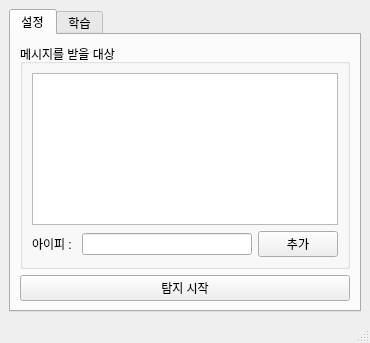
<?xml version="1.0" encoding="UTF-8"?>
<ui version="4.0">
 <class>MainWindow</class>
 <widget class="QMainWindow" name="MainWindow">
  <property name="geometry">
   <rect>
    <x>0</x>
    <y>0</y>
    <width>370</width>
    <height>343</height>
   </rect>
  </property>
  <property name="windowTitle">
   <string>MainWindow</string>
  </property>
  <widget class="QWidget" name="centralwidget">
   <layout class="QGridLayout" name="gridLayout_2">
    <item row="0" column="0">
     <widget class="QTabWidget" name="main_tab_widget">
      <property name="currentIndex">
       <number>0</number>
      </property>
      <widget class="QWidget" name="config_tab">
       <attribute name="title">
        <string>설정</string>
       </attribute>
       <layout class="QGridLayout" name="gridLayout">
        <item row="1" column="0">
         <widget class="QGroupBox" name="groupBox">
          <property name="title">
           <string>메시지를 받을 대상</string>
          </property>
          <layout class="QGridLayout" name="gridLayout_3">
           <item row="0" column="0">
            <widget class="QListWidget" name="target_addr_list"/>
           </item>
           <item row="1" column="0">
            <layout class="QHBoxLayout" name="horizontalLayout">
             <item>
              <widget class="QLabel" name="label">
               <property name="text">
                <string>아이피 : </string>
               </property>
              </widget>
             </item>
             <item>
              <widget class="QLineEdit" name="lineEdit"/>
             </item>
             <item>
              <widget class="QPushButton" name="pushButton">
               <property name="text">
                <string>추가</string>
               </property>
              </widget>
             </item>
            </layout>
           </item>
          </layout>
         </widget>
        </item>
        <item row="2" column="0">
         <widget class="QPushButton" name="detect_start_button">
          <property name="text">
           <string>탐지 시작</string>
          </property>
         </widget>
        </item>
       </layout>
      </widget>
      <widget class="QWidget" name="train_tab">
       <attribute name="title">
        <string>학습</string>
       </attribute>
      </widget>
     </widget>
    </item>
   </layout>
  </widget>
  <widget class="QMenuBar" name="menubar">
   <property name="geometry">
    <rect>
     <x>0</x>
     <y>0</y>
     <width>370</width>
     <height>22</height>
    </rect>
   </property>
  </widget>
  <widget class="QStatusBar" name="statusbar"/>
 </widget>
 <resources/>
 <connections/>
</ui>
